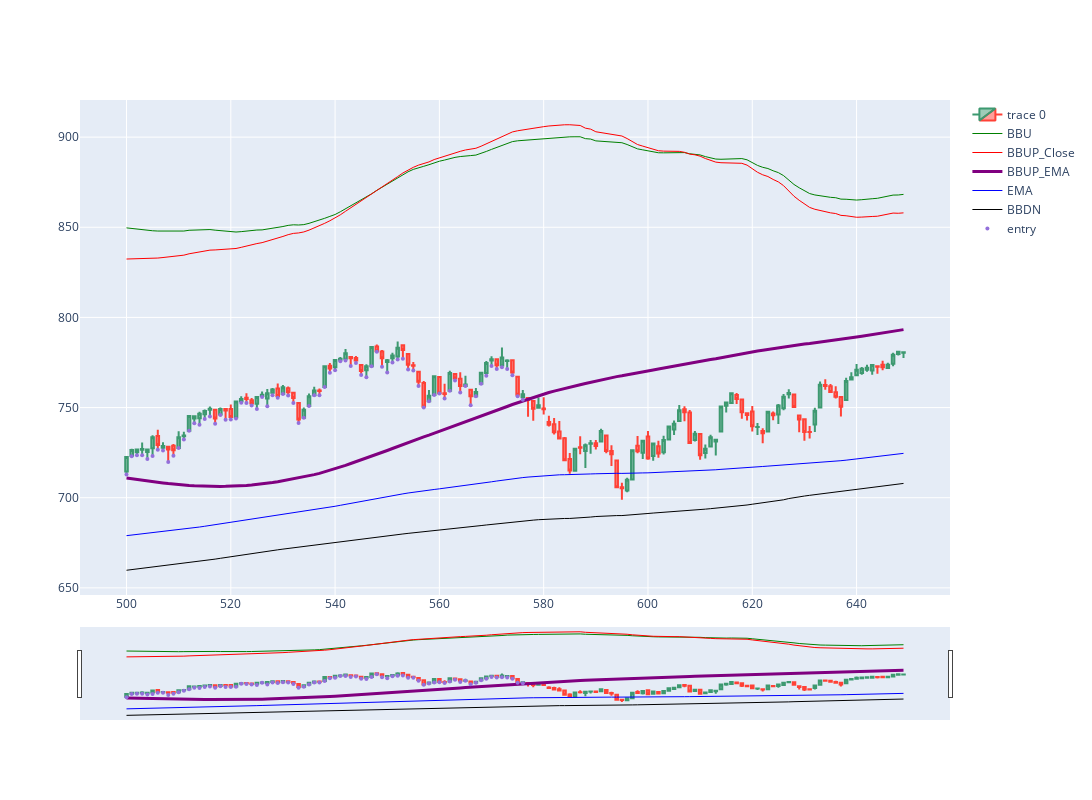

The code cell stored with this chart in its notebook:
### Code cell
import plotly.graph_objects as go
from plotly.subplots import make_subplots
from datetime import datetime
st=500
dfpl = df[st:st+150]
# Create a plot with 2 rows
fig = make_subplots(rows=1, cols=1)

# Add candlestick plot on the first row
fig.add_trace(go.Candlestick(x=dfpl.index,
                             open=dfpl['Open'],
                             high=dfpl['High'],
                             low=dfpl['Low'],
                             close=dfpl['Close']),
              row=1, col=1)

fig.add_trace(go.Scatter(x=dfpl.index, y=dfpl['BBU_200_4.0'],
                         line=dict(color='green', width=1),
                         name="BBU"),
              row=1, col=1)

fig.add_trace(go.Scatter(x=dfpl.index, y=dfpl['BBUP_Close'],
                         line=dict(color='red', width=1),
                         name="BBUP_Close"),
              row=1, col=1)

fig.add_trace(go.Scatter(x=dfpl.index, y=dfpl['BBUP_EMA'],
                         line=dict(color='purple', width=3),
                         name="BBUP_EMA"),
              row=1, col=1)

fig.add_trace(go.Scatter(x=dfpl.index, y=dfpl['EMA'],
                         line=dict(color='blue', width=1),
                         name="EMA"),
              row=1, col=1)

fig.add_trace(go.Scatter(x=dfpl.index, y=dfpl['BBDN'],
                         line=dict(color='black', width=1),
                         name="BBDN"),
              row=1, col=1)

# Add markers for trade entry points on the same subplot
fig.add_trace(go.Scatter(x=dfpl.index, y=dfpl['pointpos'], mode="markers",
                         marker=dict(size=4, color="MediumPurple"),
                         name="entry"),
              row=1, col=1)

fig.update_layout(width=1200, height=800, sliders=[])
fig.show()

### Figure 1 — Plotly figure (JSON) as saved in the notebook; plotly's stock layout.template omitted (floating-point values rounded to 4 significant figures; data arrays with more than 128 entries replaced by an {"elided": "..."} marker saying what was removed)
{"data": [{"close": {"elided": "150 float values"}, "high": {"elided": "150 float values"}, "low": {"elided": "150 float values"}, "open": {"elided": "150 float values"}, "type": "candlestick", "x": {"elided": "150 int values"}, "xaxis": "x", "yaxis": "y"}, {"line": {"color": "green", "width": 1}, "name": "BBU", "type": "scatter", "x": {"elided": "150 int values"}, "xaxis": "x", "y": {"elided": "150 float values"}, "yaxis": "y"}, {"line": {"color": "red", "width": 1}, "name": "BBUP_Close", "type": "scatter", "x": {"elided": "150 int values"}, "xaxis": "x", "y": {"elided": "150 float values"}, "yaxis": "y"}, {"line": {"color": "purple", "width": 3}, "name": "BBUP_EMA", "type": "scatter", "x": {"elided": "150 int values"}, "xaxis": "x", "y": {"elided": "150 float values"}, "yaxis": "y"}, {"line": {"color": "blue", "width": 1}, "name": "EMA", "type": "scatter", "x": {"elided": "150 int values"}, "xaxis": "x", "y": {"elided": "150 float values"}, "yaxis": "y"}, {"line": {"color": "black", "width": 1}, "name": "BBDN", "type": "scatter", "x": {"elided": "150 int values"}, "xaxis": "x", "y": {"elided": "150 float values"}, "yaxis": "y"}, {"marker": {"color": "MediumPurple", "size": 4}, "mode": "markers", "name": "entry", "type": "scatter", "x": {"elided": "150 int values"}, "xaxis": "x", "y": {"elided": "150 float values"}, "yaxis": "y"}], "layout": {"height": 800, "width": 1200, "xaxis": {"anchor": "y", "domain": [0, 1]}, "yaxis": {"anchor": "x", "domain": [0, 1]}}}
